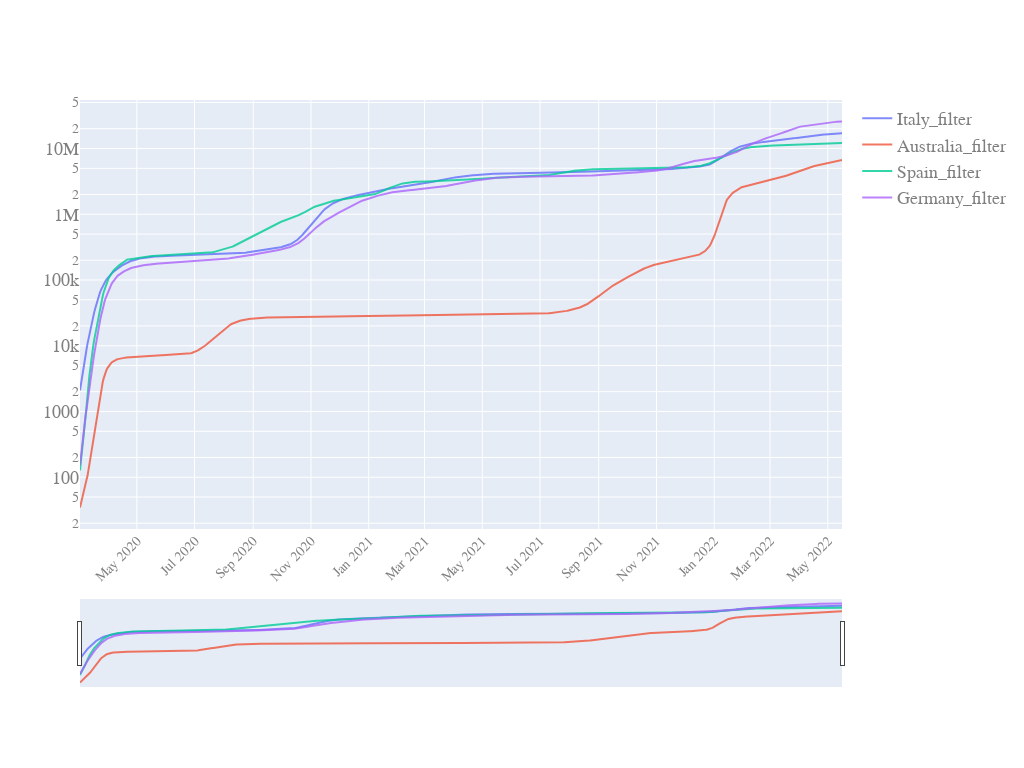

Notebook cell for this chart:
### Code cell
start_pos=40
quick_plot(df_analyse.date[start_pos:],
           df_analyse[filter_cols].iloc[start_pos:,:], #['US','US_filter']
           y_scale='log',
           slider=True)

### Figure 1 — Plotly figure (JSON) as saved in the notebook; plotly's stock layout.template omitted (floating-point values rounded to 4 significant figures; data arrays with more than 128 entries replaced by an {"elided": "..."} marker saying what was removed)
{"data": [{"name": "Italy_filter", "opacity": 0.8, "type": "scatter", "x": {"elided": "806 str values"}, "y": {"elided": "806 float values"}}, {"name": "Australia_filter", "opacity": 0.8, "type": "scatter", "x": {"elided": "806 str values"}, "y": {"elided": "806 float values"}}, {"name": "Spain_filter", "opacity": 0.8, "type": "scatter", "x": {"elided": "806 str values"}, "y": {"elided": "806 float values"}}, {"name": "Germany_filter", "opacity": 0.8, "type": "scatter", "x": {"elided": "806 str values"}, "y": {"elided": "806 float values"}}], "layout": {"autosize": true, "font": {"color": "#7f7f7f", "family": "PT Sans, monospace", "size": 18}, "height": 768, "width": 1024, "xaxis": {"nticks": 20, "rangeslider": {"visible": true}, "tickangle": -45, "tickfont": {"color": "#7f7f7f", "size": 14}}, "yaxis": {"type": "log"}}}
